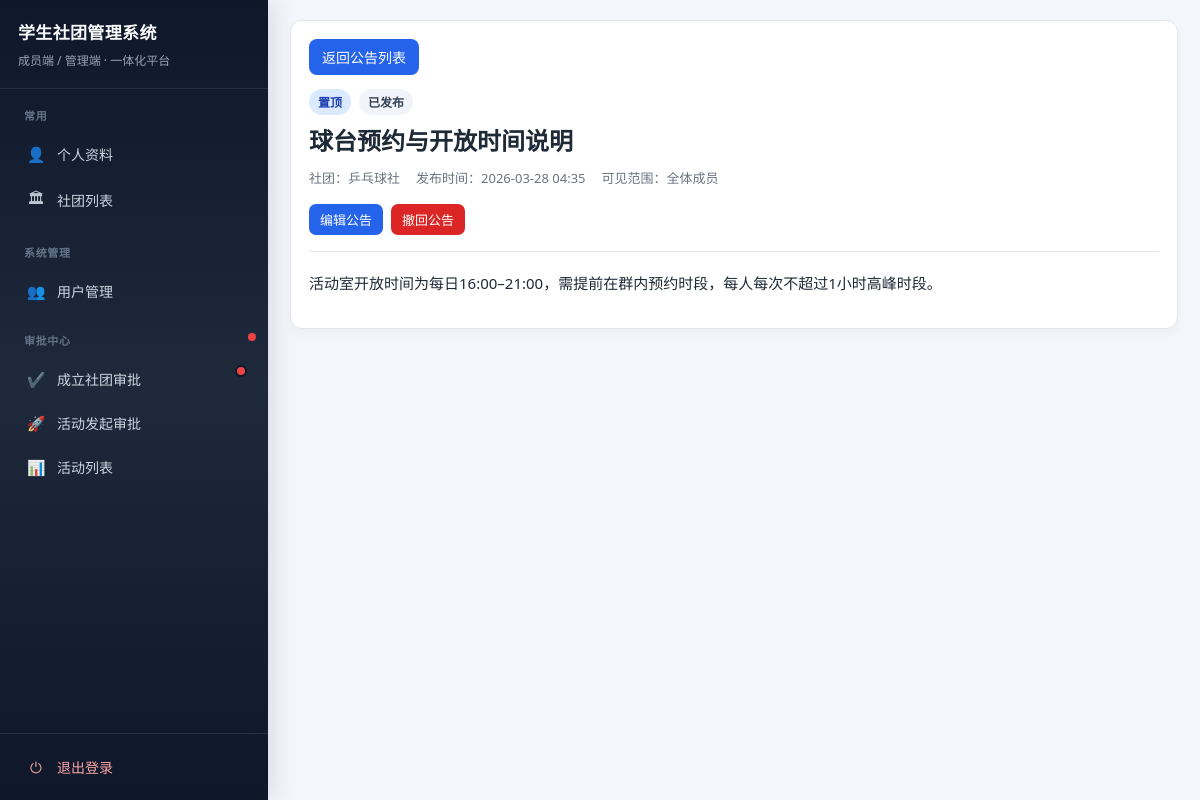
Page /notices/7/ (signed in) on the committed database.
### club/models.py (models this page shows, shortened)
class Notice(models.Model):
    club = models.ForeignKey(
        "ClubInfo",
        on_delete=models.CASCADE,
        null=True,
        blank=True,
        related_name="notices",
    )
    title = models.CharField(max_length=128)
    content = models.TextField()
    status = models.CharField(max_length=16, choices=NoticeStatus.choices, default=NoticeStatus.DRAFT)
    scope = models.CharField(max_length=16, choices=NoticeScope.choices, default=NoticeScope.ALL)
    target_department = models.ForeignKey(Department, on_delete=models.SET_NULL, null=True, blank=True)
    target_role = models.CharField(max_length=20, choices=RoleChoices.choices, null=True, blank=True)
    pinned = models.BooleanField(default=False)
    track_read_stats = models.BooleanField(
        "统计已读人数",
        default=False,
        help_text="开启后成员需在公告详情页手动标记已读，社长/副社长可参与统计；高级管理员仅可查看比例不参与标记。",
    )
    publish_at = models.DateTimeField(default=timezone.now)
    created_by = models.ForeignKey(settings.AUTH_USER_MODEL, on_delete=models.SET_NULL, null=True)
    created_at = models.DateTimeField(auto_now_add=True)
    class Meta:
        ordering = ["-pinned", "-publish_at", "-created_at"]

class ClubInfo(models.Model):
    name = models.CharField(max_length=128, default="学生社团")
    intro = models.TextField(blank=True)
    charter = models.TextField(blank=True)
    contact = models.CharField(max_length=128, blank=True)
    logo_url = models.URLField("标志图片链接", blank=True)
    logo = models.ImageField("标志图片（上传）", upload_to="club_logos/", blank=True)
    principal = models.CharField(max_length=64, blank=True)

### club/views.py (the view)
# urls.py: path("notices/<int:pk>/", views.notice_detail, name="notice_detail"),
@login_required
def notice_detail(request, pk):
    profile = request.user.memberprofile
    notice = get_object_or_404(Notice, pk=pk)
    can_manage_notice = profile.role == RoleChoices.SUPER_ADMIN or _can_manage_notices(profile, notice.club)
    if profile.role != RoleChoices.SUPER_ADMIN and not can_manage_notice:
        notice = get_object_or_404(get_visible_notices(request.user), pk=notice.pk)
    _mark_notice_viewed_if_visible(request.user, notice)
    ctx = {
        "notice": notice,
        "can_manage_notice": can_manage_notice,
        "schedule_now": timezone.now(),
    }
    show_stats = (
        notice.track_read_stats
        and notice.status == NoticeStatus.PUBLISHED
        and notice.club_id
    )
    if show_stats:
        eligible_ids, eligible_count, read_count = _notice_read_stats_bundle(notice)
        ctx["notice_read_count"] = read_count
        ctx["notice_eligible_count"] = eligible_count
        ctx["notice_user_has_read"] = NoticeRead.objects.filter(notice=notice, profile=profile).exists()
        ctx["notice_user_can_mark_read"] = (
            profile.role != RoleChoices.SUPER_ADMIN
            and profile.pk in eligible_ids
        )
    else:
        ctx["notice_read_count"] = None
        ctx["notice_eligible_count"] = None
        ctx["notice_user_has_read"] = False
        ctx["notice_user_can_mark_read"] = False
    return render(request, "club/notice_detail.html", ctx)

### club/views.py (called while the page is built)
def _mark_notice_viewed_if_visible(user, notice):
    profile = user.memberprofile
    if profile.role == RoleChoices.SUPER_ADMIN:
        return
    if get_visible_notices(user).filter(pk=notice.pk).exists():
        NoticeView.objects.get_or_create(notice=notice, profile=profile)

### templates/club/notice_detail.html (shortened to what this page needs)
{% extends 'club/base.html' %}
{% block page_back %}
<p class="page-back">
    {% if notice.club %}
    <a class="btn" href="{% url 'club:club_notice_list' notice.club.pk %}">返回公告列表</a>
    {% else %}
    <a class="btn" href="{% url 'club:my_clubs' %}">返回我的社团</a>
    {% endif %}
</p>
{% endblock %}
{% block content %}
<article class="notice-detail">
    <header class="notice-detail-head">
        <div class="notice-detail-kicker">
            {% if notice.pinned %}<span class="notice-pill primary">置顶</span>{% endif %}
            {% if can_manage_notice %}<span class="notice-pill">{{ notice.get_status_display }}</span>{% endif %}
        </div>
        <h2 class="notice-detail-title">{{ notice.title }}</h2>
        <div class="notice-detail-meta">
            {% if notice.club %}<span>社团：{{ notice.club.name }}</span>{% endif %}
            <span>发布时间：{{ notice.publish_at|date:"Y-m-d H:i" }}</span>
            <span>可见范围：{{ notice.get_scope_display }}</span>
        </div>
        {% if can_manage_notice and notice.club %}
        <div class="notice-detail-actions">
            <a class="btn btn-sm" href="{% url 'club:club_notice_edit' notice.club.pk notice.pk %}">编辑公告</a>
            {% if notice.status == 'published' %}
            <a class="btn btn-sm btn-danger" href="{% url 'club:club_notice_action' notice.club.pk notice.pk 'recall' %}">撤回公告</a>
            {% else %}
            <a class="btn btn-sm" href="{% url 'club:club_notice_action' notice.club.pk notice.pk 'publish' %}">发布公告</a>
            {% endif %}
        </div>
        {% endif %}
    </header>
    <div class="notice-detail-body">{{ notice.content|linebreaks }}</div>
</article>
{% endblock %}

### templates/club/base.html (style rules this page uses)
:root { --bg: #f3f6fb; --card: #ffffff; --text: #1f2a37; --muted: #6b7280; --border: #e5e7eb; --primary: #2563eb; --primary-hover: #1d4ed8; --success-bg: #ecfdf3; }
* { box-sizing: border-box; }
body { margin: 0; background: var(--bg); color: var(--text); font-family: "Segoe UI", "Microsoft YaHei", Arial, sans-serif; min-height: 100vh; }
h2 { margin-top: 0; font-size: 22px; }
button, input[type="submit"], .btn { border: none; border-radius: 8px; background: var(--primary); color: #fff; padding: 8px 13px; cursor: pointer; text-decoration: none; display: inline-block; font-size: 14px; font-family: inherit; }
.btn-danger { background: #dc2626 !important; color: #fff !important; }
.page-back { margin: 0 0 14px 0; }
.page-back a.btn { margin-right: 8px; }
a { color: #1d4ed8; }
.btn-sm { padding: 6px 11px; font-size: 13px; border-radius: 7px; }

### templates/club/notice_detail.html (style rules this page uses)
.notice-detail-head { border-bottom: 1px solid var(--border); padding-bottom: 16px; margin-bottom: 18px; }
.notice-detail-kicker { display: flex; flex-wrap: wrap; gap: 8px; margin-bottom: 10px; }
.notice-pill { display: inline-block; padding: 4px 9px; border-radius: 999px; background: #f1f5f9; color: #334155; font-size: 12px; font-weight: 600; }
.notice-pill.primary { background: #dbeafe; color: #1e40af; }
.notice-detail-title { margin: 0; font-size: 24px; line-height: 1.35; }
.notice-detail-meta { display: flex; flex-wrap: wrap; gap: 8px 16px; margin-top: 12px; color: var(--muted); font-size: 13px; line-height: 1.45; }
.notice-detail-actions { display: flex; flex-wrap: wrap; gap: 8px; margin-top: 16px; }
.notice-detail-body { color: var(--text); font-size: 15px; line-height: 1.85; word-break: break-word; }
.notice-detail-body p { margin: 0 0 12px; }

### rows in the picture
Notice: status "已发布", title "球台预约与开放时间说明", club.name "乒乓球社", publish_at "2026-03-28 04:35", scope "全体成员", content "活动室开放时间为每日16:00–21:00，需提前在群内预约时段，每人每次不超过1小时高峰时段。"
